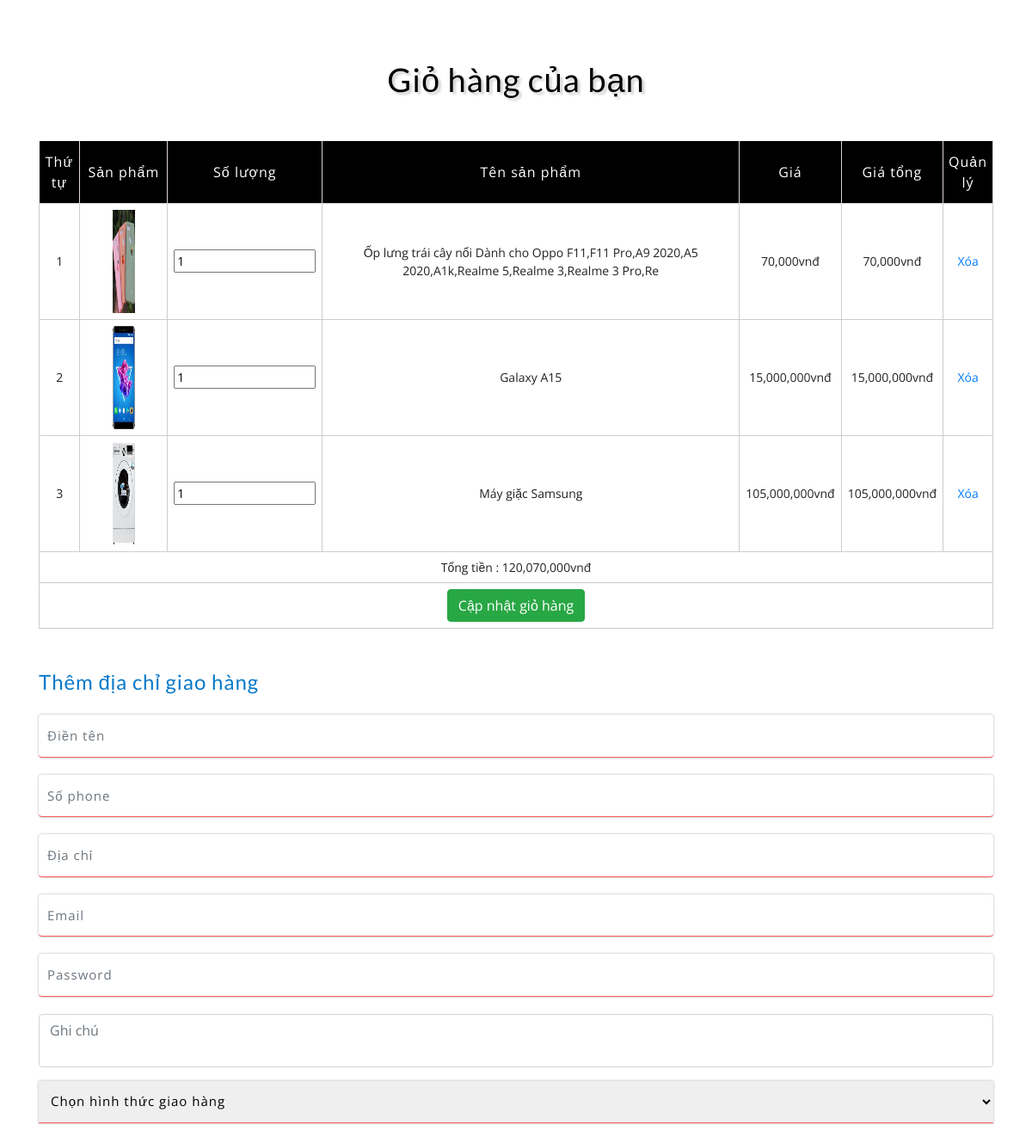
The page /index.php?quanly=giohang (middle part) on the database as committed earlier.
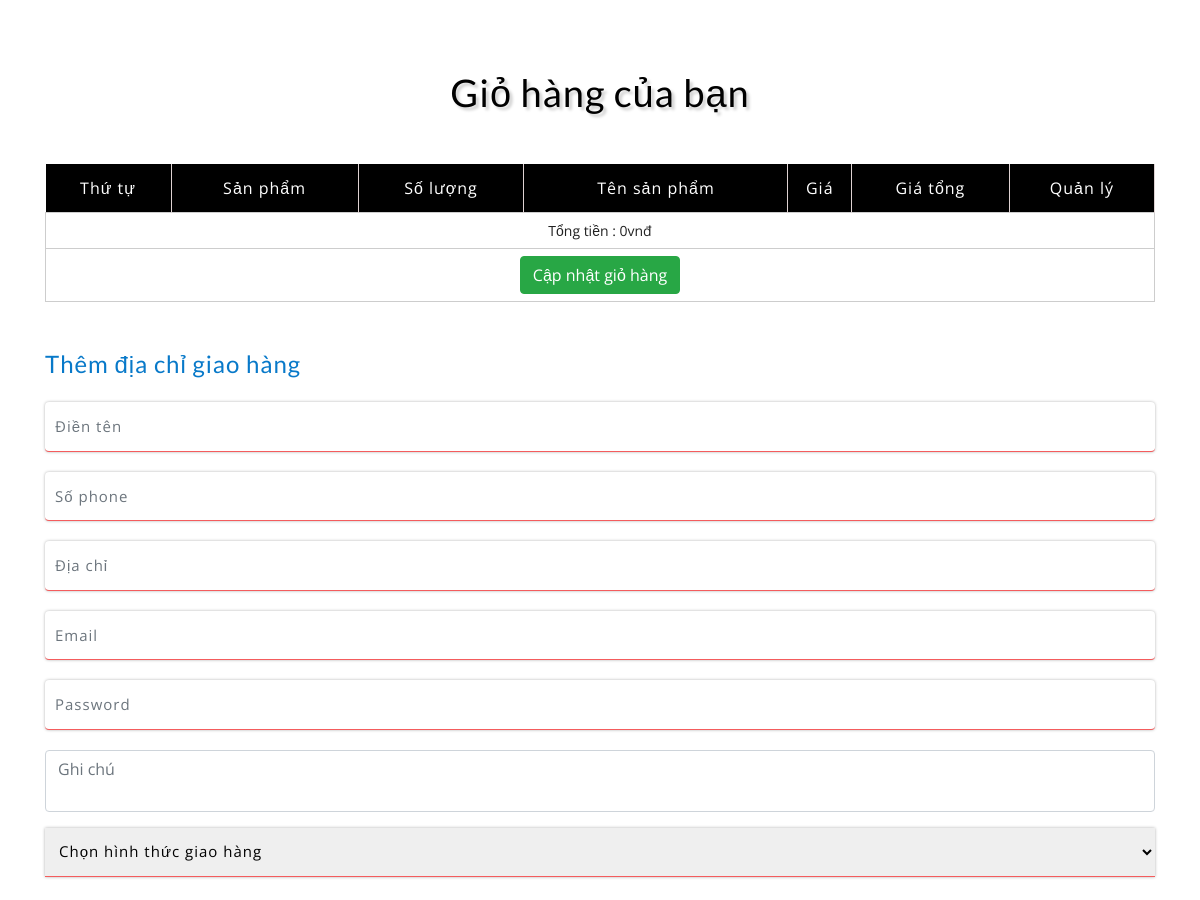
The same page on the database as committed later.
### tables this page shows
CREATE TABLE `tbl_giohang` (
  `giohang_id` int(11) NOT NULL,
  `tensanpham` varchar(100) NOT NULL,
  `sanpham_id` int(11) NOT NULL,
  `giasanpham` varchar(50) NOT NULL,
  `hinhanh` varchar(50) NOT NULL,
  `soluong` int(11) NOT NULL
);

### include/giohang.php (the view, shortened to what this page needs)
<div class="privacy py-sm-5 py-4">
	<div class="container py-xl-4 py-lg-2">
		<h3 class="tittle-w3l text-center mb-lg-5 mb-sm-4 mb-3">
			Giỏ hàng của bạn
		</h3>
		<div class="checkout-right">
		<?php
		$sql_lay_giohang = mysqli_query($con,"SELECT * FROM tbl_giohang ORDER BY giohang_id DESC");
		?>
			<div class="table-responsive">
				<form action="" method="POST">
				<table class="timetable_sub">
					<thead>
						<tr>
							<th>Thứ tự</th>
							<th>Sản phẩm</th>
							<th>Số lượng</th>
							<th>Tên sản phẩm</th>
							<th>Giá</th>
							<th>Giá tổng</th>
							<th>Quản lý</th>
						</tr>
					</thead>
					<tbody>
					<?php
					$i = 0;
					$total = 0;
					while($row_fetch_giohang = mysqli_fetch_array($sql_lay_giohang)){
						$subtotal = $row_fetch_giohang['soluong'] * $row_fetch_giohang['giasanpham'];
						$total+=$subtotal;
						$i++;
					?>
						<tr class="rem1">
							<td class="invert"><?php echo $i ?></td>
							<td class="invert-image">
								<a href="single.html">
									<img src="images/<?php echo $row_fetch_giohang['hinhanh'] ?>" alt=" " height="120" class="img-responsive">
								</a>
							</td>
							<td class="invert">
								<input type="number" min="1" name="soluong[]" value="<?php echo $row_fetch_giohang['soluong'] ?>">
							</td>
							<td class="invert"><?php echo $row_fetch_giohang['tensanpham'] ?></td>
							<td class="invert"><?php echo number_format($row_fetch_giohang['giasanpham']).'vnđ' ?></td>
							<td class="invert"><?php echo number_format($subtotal).'vnđ' ?></td>
							<td class="invert">
								<a href="?quanly=giohang&xoa=<?php echo $row_fetch_giohang['giohang_id'] ?>">Xóa</a>
							</td>
						</tr>
						<?php
						}
						?>
						<tr>
							<td colspan="7">Tổng tiền : <?php echo number_format($total).'vnđ' ?></td>
						</tr>
						<tr>
							<td colspan="7"><input type="submit" class="btn btn-success" value="Cập nhật giỏ hàng" name="capnhatsoluong">
							</td>
						</tr>
					</tbody>
				</table>
				</form>
			</div>
		</div>
		<?php
		if(!isset($_SESSION['dangnhap_home'])){
		?>
		<div class="checkout-left">
			<div class="address_form_agile mt-sm-5 mt-4">
				<h4 class="mb-sm-4 mb-3">Thêm địa chỉ giao hàng</h4>
				<form action="" method="post" class="creditly-card-form agileinfo_form">
					<div class="creditly-wrapper wthree, w3_agileits_wrapper">
						<div class="information-wrapper">
							<div class="first-row">
								<div class="controls form-group">
									<input class="billing-address-name form-control" type="text" name="name" placeholder="Điền tên" required="">
								</div>
								<div class="w3_agileits_card_number_grids">
									<div class="w3_agileits_card_number_grid_left form-group">
										<div class="controls">
											<input type="text" class="form-control" placeholder="Số phone" name="phone" required="">
										</div>
									</div>
									<div class="w3_agileits_card_number_grid_right form-group">
										<div class="controls">
											<input type="text" class="form-control" placeholder="Địa chỉ" name="address" required="">
										</div>
									</div>
								</div>
								<div class="controls form-group">
									<input type="text" class="form-control" placeholder="Email" name="email" required="">
								</div>
								<div class="controls form-group">
									<input type="text" class="form-control" placeholder="Password" name="password" required="">
								</div>
								<div class="controls form-group">
									<textarea style="resize: none;" class="form-control" placeholder="Ghi chú" name="note" required=""></textarea>
								</div>
								<div class="controls form-group">
									<select class="option-w3ls" name="giaohang">
										<option>Chọn hình thức giao hàng</option>
									</select>
								</div>
							</div>
						</div>
					</div>
				</form>
			</div>
		</div>
		<?php
		}
		?>
	</div>
</div>

### index.php (shortened to what this page needs)
<?php
	include_once('db/connect.php');
 ?>
<!DOCTYPE html>
<html lang="zxx">
<head>
	<link href="css/bootstrap.css" rel="stylesheet" type="text/css" media="all" />
	<link href="css/style.css" rel="stylesheet" type="text/css" media="all" />
	<link rel="stylesheet" href="css/fontawesome-all.css">
	<link href="css/popuo-box.css" rel="stylesheet" type="text/css" media="all" />
	<link href="css/menu.css" rel="stylesheet" type="text/css" media="all" />
</head>
<body>
	<?php
	include('include/topbar.php');
	?>
	<?php
	if(isset($_GET['quanly'])){
		$tam = $_GET['quanly'];
	}else{
		$tam = '';
	}
	if($tam=='danhmuc'){
		include('include/danhmuc.php');
	}elseif($tam=='chitietsp'){
		include('include/chitietsp.php');
	}elseif($tam=='giohang') {
		include('include/giohang.php');
	}elseif ($tam=='timkiem') {
		include('include/timkiem.php');
	}elseif ($tam=='tintuc') {
		include('include/tintuc.php');
	}elseif ($tam=='chitiettin') {
		include('include/chitiettin.php');
	}elseif ($tam=='xemdonhang') {
		include('include/xemdonhang.php');
	}else{
		include('include/home.php');
	}
	?>
	<link rel="stylesheet" href="css/flexslider.css" type="text/css" media="screen" />
</body>
</html>

### include/topbar.php (shortened to what this page needs)
<div class="agile-main-top">

### css/style.css (style rules this page uses)
html, body { margin: 0; font-size: 100%; background: #fff; font-family: 'Open Sans', sans-serif; }
input[type="button"], input[type="submit"] { transition: 0.5s all; -webkit-transition: 0.5s all; -moz-transition: 0.5s all; -o-transition: 0.5s all; -ms-transition: 0.5s all; }
h1, h2, h3, h4, h5, h6 { margin: 0; font-family: 'Lato', sans-serif; }
h3.tittle-w3l { color: #000; font-size: 38px; letter-spacing: 1px; text-shadow: 3px 3px 3px rgba(0, 0, 0, 0.19); }
.btn { display: inline-block; }
table.timetable_sub { width: 100%; margin: 0 auto; }
.timetable_sub th { background: #000; color: #fff; font-size: 16px; border-right: 1px solid #ded2d2; text-align: center; padding: 12px 0; letter-spacing: 1px; font-weight: normal; }
.timetable_sub td { text-align: center; padding: 7px; font-size: 14px; color: #212121; }
.timetable_sub td { border: 1px solid #CDCDCD; }
.address_form_agile h4 { color: #0879c9; font-size: 24px; letter-spacing: 1px; }
.information-wrapper input, .information-wrapper select { width: 100%; font-size: 15px; letter-spacing: 1px; padding: 13px 10px; margin-bottom: 20px; outline: none; border: none; border-bottom: 1px solid #F45C5D; -webkit-box-shadow: 0px 0px 3px 0px rgba(0, 0, 0, 0.31); -moz-box-shadow: 0px 0px 3px 0px rgba(0, 0, 0, 0.31); box-shadow: 0px 0px 3px 0px rgba(0, 0, 0, 0.31); }
.form-control { border-radius: 1; }
body a { text-decoration: none; transition: 0.5s all; -webkit-transition: 0.5s all; -moz-transition: 0.5s all; -o-transition: 0.5s all; -ms-transition: 0.5s all; }
a { transition: 0.5s all; -webkit-transition: 0.5s all; -moz-transition: 0.5s all; -o-transition: 0.5s all; -ms-transition: 0.5s all; }
td.invert-image a img { width: 30%; margin: 0 auto; }

Rows that differ between the two databases and show on the page:
removed tbl_giohang: hinhanh (picture), soluong "1", tensanpham "Ốp lưng trái cây nổi Dành cho Oppo F11,F11 Pro,A9 2020,A5 2020,A1k,Realme 5,Realme 3,Realme 3 Pro,Re", giasanpham "70,000", subtotal "70,000"
removed tbl_giohang: hinhanh (picture), soluong "1", tensanpham "Galaxy A15", giasanpham "15,000,000", subtotal "15,000,000"
removed tbl_giohang: hinhanh (picture), soluong "1", tensanpham "Máy giặc Samsung", giasanpham "105,000,000", subtotal "105,000,000"
Other text that changed with them:
$total: "120,070,000" → "0"
